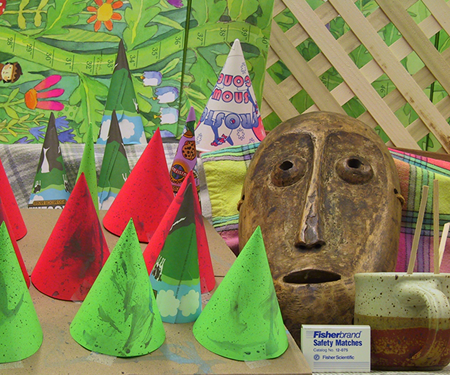
%> input picture DIBR/im2.ppm, 450 x 375 px
$ octave warping.m   (GNU Octave 9; MATLAB toolbox functions it lacks are replaced by stand-ins)
%> lines starting %> are read from the running program, lines starting %| are printed output that depends on the picture; in (x1, y1, x2, y2) boxes, pixels count from 0 and x2, y2 are one past the last pixel; in counts of white or black regions, pixels touching at a corner belong together; the program's own positions count from 1
clc;
clearvars;

T = imread('im2.ppm'); %read input image
%> T is the input picture: size 375x450x3 uint8; mean R, G, B 132.6, 130.2, 82.3
D = imread('disp2.pgm'); %read input depth
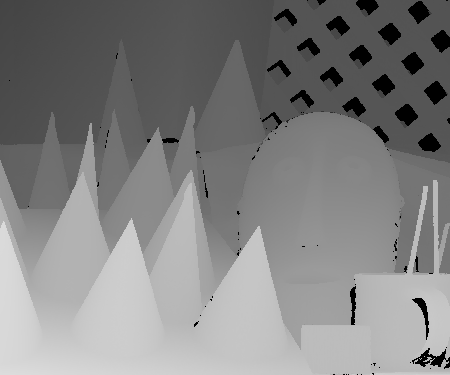
%> input picture DIBR/disp2.pgm, 450 x 375 px
%> D is the input picture: size 375x450 uint8; min 0, max 220, mean 129.8
scale = 8;

[height,width]=size(D);
%> height = 375; width = 450

view = zeros(height,width,3,'uint8'); %create blank virtual view
hole_map = ones(height,width,'logical'); %create hole map, 1 for none-hole, 0 for hole

%% Modify below code

% [12 lines of commented-out code are left out]
for y = 1:height
    for x = 1:1:width
        warp_location = x - double(D(y,x)/scale);
        if(0<warp_location)
            view(y,warp_location,:) = T(y,x,:);
            hole_map(y,warp_location) = 0;
        end
    end
end
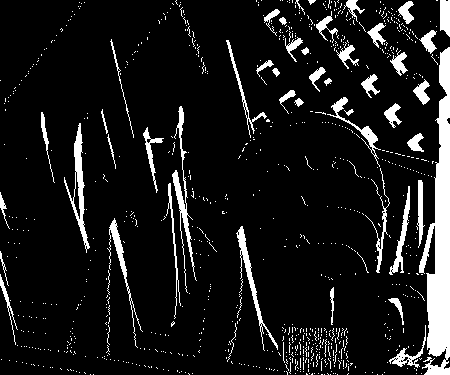
%> hole_map: size 375x450 logical; 10.1% white; 916 white regions (863 under 20 px), largest, box (x1, y1, x2, y2) and area: (419, 47, 450, 375) 5155, (64, 123, 90, 253) 813, (172, 106, 197, 293) 811
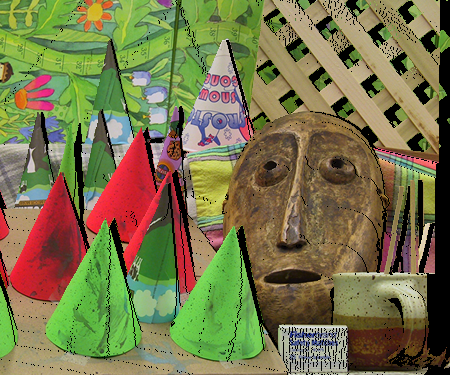
%> view: size 375x450x3 uint8; mean R, G, B 119.8, 116.8, 74.6

%% Hole Filling. If you modify below code to enhance image quality, you will get bonus score

%> (the run ends here)
